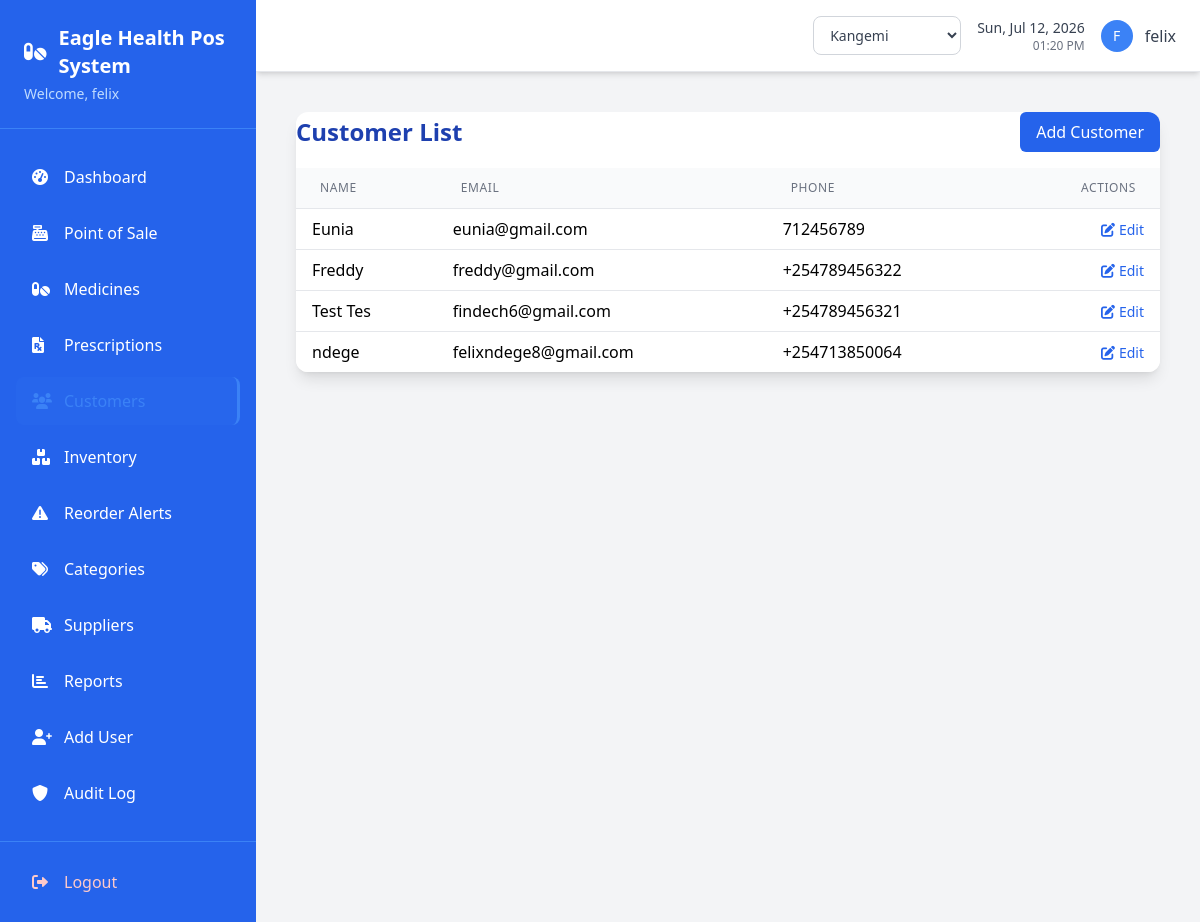
The page /customers/ (signed in) on the database its author committed.
### pos/models.py (models this page shows, shortened)
class Customer(models.Model):
    name = models.CharField(max_length=100)
    phone = models.CharField(max_length=20, blank=True)
    email = models.EmailField(max_length=100, blank=True)
    address = models.TextField(blank=True)
    created_at = models.DateTimeField(auto_now_add=True)
    updated_at = models.DateTimeField(auto_now=True)

### pos/views.py (the view)
# urls.py: path('customers/', views.customer_list, name='customer_list'),
@login_required
def customer_list(request):
    search_query = request.GET.get('search', '')
    customers = Customer.objects.all().order_by('name')
    if search_query:
        customers = customers.filter(
            Q(name__icontains=search_query),
            Q(phone__icontains=search_query),
            Q(email__icontains=search_query),
        )
    paginator = Paginator(customers, 10)
    page = request.GET.get('page')
    customers = paginator.get_page(page)
    return render(request, 'pos/customer_list.html', {
        'customers': customers,
        'search_query': search_query
    })

### pos/context_processors.py (called while the page is built)
def branch_context(request):
    if not request.user.is_authenticated:
        return {}
    return {
        'branches': Branch.objects.filter(is_active=True) if getattr(request, 'is_branch_admin', False) else [],
        'active_branch': Branch.objects.filter(id=request.active_branch_id).first() if getattr(request, 'active_branch_id', None) else None,
    }

### pos/models.py (called while the page is built)
    def get_accessible_branches(self):
        if self.role == 'admin':
            return Branch.objects.filter(is_active=True)
        return Branch.objects.filter(id=self.branch_id, is_active=True) if self.branch_id else Branch.objects.none()

### templates/pos/customer_list.html (shortened to what this page needs)
{% extends 'base.html' %}
{% block content %}
<div class="max-w-5xl mx-auto p-4">
    <div class="bg-white rounded-xl shadow-lg overflow-hidden">
        <div class="flex justify-between items-center mb-4">
            <h2 class="text-2xl font-semibold text-blue-800">Customer List</h2>
            <a href="{% url 'customer_add' %}" class="bg-blue-600 text-white px-4 py-2 rounded-md hover:bg-blue-700">Add Customer</a>
        </div>
        <table class="min-w-full divide-y divide-gray-200">
            <thead class="bg-gray-50">
                <tr>
                    <th class="px-6 py-3 text-left text-xs font-medium text-gray-500 uppercase tracking-wider">Name</th>
                    <th class="px-6 py-3 text-left text-xs font-medium text-gray-500 uppercase tracking-wider">Email</th>
                    <th class="px-6 py-3 text-left text-xs font-medium text-gray-500 uppercase tracking-wider">Phone</th>
                    <th class="px-6 py-3 text-right text-xs font-medium text-gray-500 uppercase tracking-wider">Actions</th>
                </tr>
            </thead>
            <tbody class="bg-white divide-y divide-gray-200">
                {% for customer in customers %}
                <tr>
                    <td class="px-4 py-2">{{ customer.name }}</td>
                    <td class="px-4 py-2">{{ customer.email }}</td>
                    <td class="px-4 py-2">{{ customer.phone }}</td>
                    <td class="px-4 py-2 text-right">
                        <a href="{% url 'customer_edit' customer.id %}" class="text-blue-600 hover:text-blue-800 text-sm">
                            <i class="fas fa-edit mr-1"></i>Edit
                        </a>
                    </td>
                </tr>
                {% empty %}
                <tr>
                    <td colspan="4" class="px-4 py-2 text-center text-gray-400">No customers found.</td>
                </tr>
                {% endfor %}
            </tbody>
        </table>
    </div>
</div>
{% endblock %}

### templates/base.html (shortened to what this page needs)
{% load crispy_forms_tags %}
<!doctype html>
<html lang="en">
  <head>
    <script src="https://cdn.tailwindcss.com"></script>
    <link
      rel="stylesheet"
      href="https://cdnjs.cloudflare.com/ajax/libs/font-awesome/6.0.0/css/all.min.css"
    />
  </head>
  <body class="bg-gray-100 font-sans">
    <div class="flex h-screen">
      <div class="bg-blue-600 text-white w-64 flex-shrink-0 flex flex-col">
        <div class="p-6 border-b border-blue-500">
          <h1 class="text-xl font-bold flex items-center">
            <i class="fas fa-pills mr-3"></i>
            Eagle Health Pos System
          </h1>
          <p class="text-blue-200 text-sm mt-1">
            Welcome, {{ user.first_name|default:user.username }}
          </p>
        </div>
        <nav class="flex-1 px-4 py-6 space-y-2">
          <a
            href="{% url 'dashboard' %}"
            class="flex items-center px-4 py-3 rounded-lg hover:bg-blue-700 transition-colors duration-200 {% if request.resolver_match.url_name == 'dashboard' %}sidebar-active{% endif %}"
          >
            <i class="fas fa-tachometer-alt w-5 mr-3"></i>
            <span>Dashboard</span>
          </a>
          <a
            href="{% url 'pos_sale' %}"
            class="flex items-center px-4 py-3 rounded-lg hover:bg-blue-700 transition-colors duration-200 {% if request.resolver_match.url_name == 'pos_sale' %}sidebar-active{% endif %}"
          >
            <i class="fas fa-cash-register w-5 mr-3"></i>
            <span>Point of Sale</span>
          </a>
          <a
            href="{% url 'medicine_list' %}"
            class="flex items-center px-4 py-3 rounded-lg hover:bg-blue-700 transition-colors duration-200 {% if 'medicine' in request.resolver_match.url_name %}sidebar-active{% endif %}"
          >
            <i class="fas fa-pills w-5 mr-3"></i>
            <span>Medicines</span>
          </a>
          <a
            href="{% url 'prescription_list' %}"
            class="flex items-center px-4 py-3 rounded-lg hover:bg-blue-700 transition-colors duration-200 {% if 'prescription' in request.resolver_match.url_name %}sidebar-active{% endif %}"
          >
            <i class="fas fa-file-prescription w-5 mr-3"></i>
            <span>Prescriptions</span>
          </a>
          <a
            href="{% url 'customer_list' %}"
            class="flex items-center px-4 py-3 rounded-lg hover:bg-blue-700 transition-colors duration-200 {% if 'customer' in request.resolver_match.url_name %}sidebar-active{% endif %}"
          >
            <i class="fas fa-users w-5 mr-3"></i>
            <span>Customers</span>
          </a>
          <a
            href="{% url 'inventory_list' %}"
            class="flex items-center px-4 py-3 rounded-lg hover:bg-blue-700 transition-colors duration-200 {% if 'inventory' in request.resolver_match.url_name %}sidebar-active{% endif %}"
          >
            <i class="fas fa-boxes w-5 mr-3"></i>
            <span>Inventory</span>
          </a>
          <a
            href="{% url 'reorder_alerts' %}"
            class="flex items-center px-4 py-3 rounded-lg hover:bg-blue-700 transition-colors duration-200 {% if 'reorder' in request.resolver_match.url_name %}sidebar-active{% endif %}"
          >
            <i class="fas fa-triangle-exclamation w-5 mr-3"></i>
            <span>Reorder Alerts</span>
          </a>
          <a
            href="{% url 'category_list' %}"
            class="flex items-center px-4 py-3 rounded-lg hover:bg-blue-700 transition-colors duration-200 {% if 'categor' in request.resolver_match.url_name %}sidebar-active{% endif %}"
          >
            <i class="fas fa-tags w-5 mr-3"></i>
            <span>Categories</span>
          </a>
          <a
            href="{% url 'supplier_list' %}"
            class="flex items-center px-4 py-3 rounded-lg hover:bg-blue-700 transition-colors duration-200 {% if 'supplier' in request.resolver_match.url_name %}sidebar-active{% endif %}"
          >
            <i class="fas fa-truck w-5 mr-3"></i>
            <span>Suppliers</span>
          </a>
          <a
            href="{% url 'sales_report' %}"
            class="flex items-center px-4 py-3 rounded-lg hover:bg-blue-700 transition-colors duration-200 {% if 'report' in request.resolver_match.url_name %}sidebar-active{% endif %}"
          >
            <i class="fas fa-chart-bar w-5 mr-3"></i>
            <span>Reports</span>
          </a>
          <a
            href="{% url 'add_user' %}"
            class="flex items-center px-4 py-3 rounded-lg hover:bg-blue-700 transition-colors duration-200 {% if request.resolver_match.url_name == 'add_user' %}sidebar-active{% endif %}"
          >
            <i class="fas fa-user-plus w-5 mr-3"></i>
            <span>Add User</span>
          </a>
          {% if user.profile.role == 'admin' %}
          <a
            href="{% url 'audit_log_list' %}"
            class="flex items-center px-4 py-3 rounded-lg hover:bg-blue-700 transition-colors duration-200 {% if request.resolver_match.url_name == 'audit_log_list' %}sidebar-active{% endif %}"
          >
            <i class="fas fa-shield-alt w-5 mr-3"></i>
            <span>Audit Log</span>
          </a>
          {% endif %}
        </nav>
        <div class="p-4 border-t border-blue-500">
          <a
            href="{% url 'login' %}"
            class="flex items-center px-4 py-3 rounded-lg hover:bg-red-600 transition-colors duration-200 text-red-200 hover:text-white"
          >
            <i class="fas fa-sign-out-alt w-5 mr-3"></i>
            <span>Logout</span>
          </a>
        </div>
      </div>
      <div class="flex-1 flex flex-col overflow-hidden">
<header class="bg-white shadow-md border-b border-gray-200 px-6 py-4">
  <div class="flex justify-between items-center">
    <div class="flex items-center space-x-4">
      {% if user.profile.role == 'admin' %}
      <div class="relative">
        <select
          onchange="window.location.href=this.value"
          class="border border-gray-300 rounded-lg px-3 py-2 text-sm font-medium text-gray-700 bg-white hover:border-blue-400 focus:outline-none focus:ring-2 focus:ring-blue-400"
        >
          {% for b in branches %}
            <option value="{% url 'switch_branch' b.id %}" {% if active_branch.id == b.id %}selected{% endif %}>
              {{ b.name }}
            </option>
          {% endfor %}
        </select>
      </div>
      {% elif active_branch %}
      <div class="flex items-center px-3 py-2 bg-blue-50 border border-blue-200 rounded-lg">
        <i class="fas fa-store text-blue-500 mr-2 text-sm"></i>
        <span class="text-sm font-medium text-blue-700">{{ active_branch.name }}</span>
      </div>
      {% endif %}
      <div class="text-right">
        <p
          class="text-sm font-medium text-gray-700"
          id="current-date"
        ></p>
        <p class="text-xs text-gray-500" id="current-time"></p>
      </div>
      <div class="flex items-center space-x-3">
        <div
          class="w-8 h-8 bg-blue-500 rounded-full flex items-center justify-center"
        >
          <span class="text-white font-medium text-sm">
            {{ user.first_name.0|default:user.username.0|upper }}
          </span>
        </div>
        <span class="text-gray-700 font-medium"
          >{{ user.first_name|default:user.username }}</span
        >
      </div>
    </div>
  </div>
</header>
        <main class="flex-1 overflow-auto p-6">
           {% block content %}{% endblock %}
        </main>
      </div>
    </div>
  </body>
</html>

### templates/base.html (style rules this page uses)
.sidebar-active { background-color: rgba(59, 130, 246, 0.1); border-right: 3px solid #3b82f6; }
.sidebar-active i, .sidebar-active span { color: #3b82f6; }

### rows shown on the page
Customer: name "Eunia", email "eunia@gmail.com", phone "712456789"
Customer: name "Freddy", email "freddy@gmail.com", phone "+254789456322"
Customer: name "Test Tes", email "findech6@gmail.com", phone "+254789456321"
Customer: name "ndege", email "felixndege8@gmail.com", phone "+254713850064"

### other values the page prints
{{ user.first_name|default:user.username }} "felix"
{{ user.first_name.0|default:user.username.0|upper }} "F"
form field value "Kangemi"
